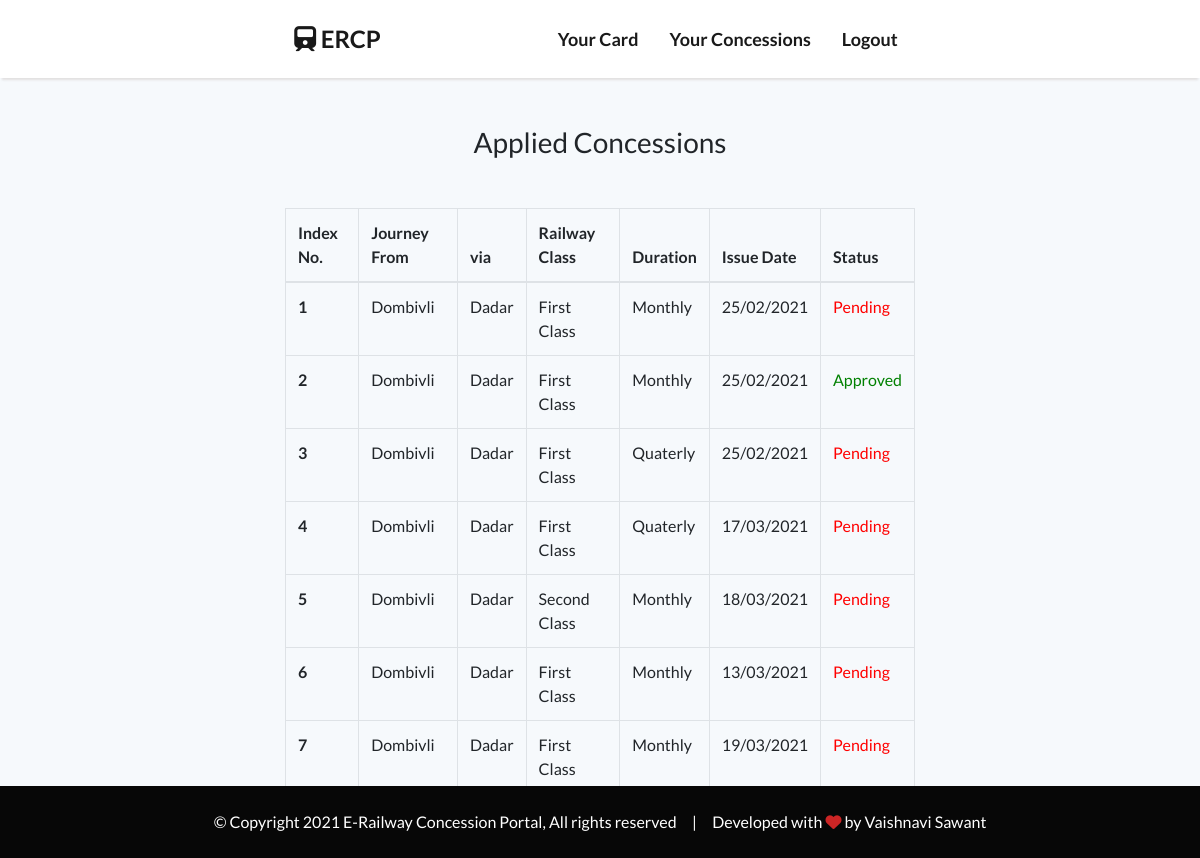
Before: /student_concession/ (signed in) with the older database file.
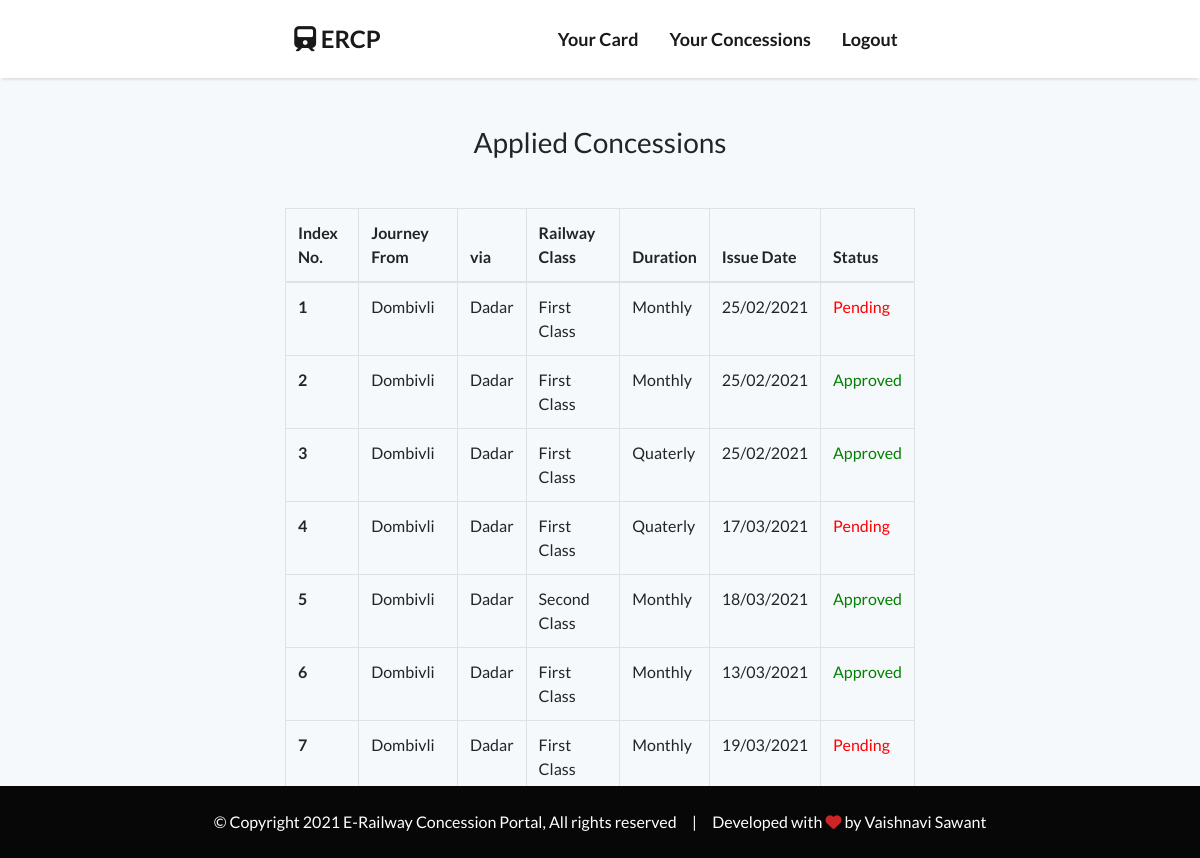
After: the same page with the newer database file.
### ERCP_APP/models.py (models this page shows, shortened)
class FormDetail(models.Model):
     user_card = models.ForeignKey(
        to=CardDetail, on_delete=models.CASCADE, null=True, related_name='ucard')
     railway_class = models.CharField(max_length=100, null=False, blank=False, choices=RAILWAY_CLASS)
     duration = models.CharField(max_length=100, null=False, blank=False, choices=DURATION)
     issue_date = models.DateTimeField(default=timezone.now)
     applied_date = models.DateTimeField(default=timezone.now)
     status = models.BooleanField(default=False)

class CardDetail(models.Model):
    user_id = models.ForeignKey(
        to=User, on_delete=models.CASCADE, null=True, related_name='card_details')
    user_name = models.CharField(max_length=200, null=False, blank=False, unique=True)
    category = models.CharField(max_length=100, null=False, blank=False, choices=CATEGORY)
    academic_class = models.CharField(max_length=8, null=False, blank=False)
    roll_no = models.IntegerField(null=False, blank=False, unique=True)
    division = models.IntegerField(null=False, blank=False)
    date_of_birth = models.DateField(null=False, blank=False)
    years = models.IntegerField(null=False, blank=False)
    months = models.IntegerField(null=False, blank=False)
    residential_addr = models.CharField(max_length=755, null=False, blank=False)
    city = models.CharField(max_length=100, null=True, blank=True)
    zip_code = models.IntegerField(null=True, blank=True)
    taluka = models.CharField(max_length=50, null=False, blank=False)
    district = models.CharField(max_length=50, null=False, blank=False)
    state = models.CharField(max_length=50, null=False, blank=False)
    journey_from = models.CharField(max_length=50, null=False, blank=False)
    journey_to = models.CharField(max_length=50, null=False, blank=False, default='Matunga Road')
    via = models.CharField(max_length=50, null=True, blank=True)
    railway_line = models.CharField(max_length=100, null=False, blank=False, choices=RAILWAY_LINE)

### ERCP_APP/views.py (the view)
# urls.py: path('student_concession/',student_concession),
@login_required(login_url='/login/')
def student_concession(request):
      try:
          user_card = CardDetail.objects.get(user_id=request.user)
          concessions = FormDetail.objects.filter(user_card=user_card)
          return render(request, 'ercp_admin/Form/concession.html', {'concessions':concessions})
      except FormDetail.DoesNotExist and CardDetail.DoesNotExist:
          return render(request, "ercp_admin/option.html")
      return None

### ERCP_APP/templates/ercp_admin/Form/concession.html
{% extends 'lognav.html' %}{% load static %} {% block body %}
<div
  class="container table-hover my-5"
  data-aos="fade"
  data-aos-duration="1000"
>
  <h3 class="text-center mb-5">Applied Concessions</h3>
  <div class="table-responsive">
    <table class="table table-bordered">
      <thead>
        <tr>
          <th scope="col">Index No.</th>
          <th scope="col">Journey From</th>
          <th scope="col">via</th>
          <th scope="col">Railway Class</th>
          <th scope="col">Duration</th>
          <th scope="col">Issue Date</th>
          <th scope="col">Status</th>
        </tr>
      </thead>
      <tbody>
        {% for c in concessions %}
        <tr>
          <th scope="row">{{ forloop.counter }}</th>
          <td>{{ c.user_card.journey_from }}</td>
          <td>{{ c.user_card.via }}</td>
          <td>{{ c.railway_class }}</td>
          <td>{{ c.duration }}</td>
          <td>{{ c.issue_date | date:'d/m/Y' }}</td>
          {% if c.status == True %}
          <td style="color: green">Approved</td>
          {% else %}
          <td style="color: red">Pending</td>
          {% endif %}
        </tr>
        {% endfor %}
      </tbody>
    </table>
  </div>
</div>
{% endblock %}

Changed rows visible on the page:
changed FormDetail (number 3 of 7 on the later page): status "Pending" → "Approved"
changed FormDetail "Second Class": status "Pending" → "Approved"
changed FormDetail (number 6 of 7 on the later page): status "Pending" → "Approved"
